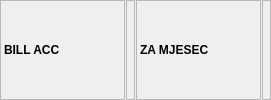
       <widget class="QFrame" name="frame_13">
        <property name="frameShape">
         <enum>QFrame::NoFrame</enum>
        </property>
        <property name="frameShadow">
         <enum>QFrame::Raised</enum>
        </property>
        <layout class="QHBoxLayout" name="horizontalLayout_18">
         <property name="spacing">
          <number>1</number>
         </property>
         <property name="leftMargin">
          <number>0</number>
         </property>
         <property name="topMargin">
          <number>0</number>
         </property>
         <property name="rightMargin">
          <number>0</number>
         </property>
         <property name="bottomMargin">
          <number>0</number>
         </property>
         <item>
          <widget class="QLabel" name="lblRacunIdTitle">
           <property name="sizePolicy">
            <sizepolicy hsizetype="Maximum" vsizetype="Preferred">
             <horstretch>0</horstretch>
             <verstretch>0</verstretch>
            </sizepolicy>
           </property>
           <property name="minimumSize">
            <size>
             <width>125</width>
             <height>32</height>
            </size>
           </property>
           <property name="font">
            <font>
             <weight>75</weight>
             <bold>true</bold>
            </font>
           </property>
           <property name="toolTip">
            <string>Poziv Na Broj</string>
           </property>
           <property name="frameShape">
            <enum>QFrame::StyledPanel</enum>
           </property>
           <property name="text">
            <string>BILL ACC</string>
           </property>
          </widget>
         </item>
         <item>
          <widget class="QLabel" name="lblRacunId">
           <property name="font">
            <font>
             <weight>75</weight>
             <bold>true</bold>
            </font>
           </property>
           <property name="frameShape">
            <enum>QFrame::StyledPanel</enum>
           </property>
           <property name="text">
            <string/>
           </property>
           <property name="alignment">
            <set>Qt::AlignLeading|Qt::AlignLeft|Qt::AlignVCenter</set>
           </property>
           <property name="textInteractionFlags">
            <set>Qt::LinksAccessibleByMouse|Qt::TextSelectableByMouse</set>
           </property>
          </widget>
         </item>
         <item>
          <widget class="QLabel" name="lblBillRunTitle">
           <property name="sizePolicy">
            <sizepolicy hsizetype="Maximum" vsizetype="Preferred">
             <horstretch>0</horstretch>
             <verstretch>0</verstretch>
            </sizepolicy>
           </property>
           <property name="minimumSize">
            <size>
             <width>125</width>
             <height>32</height>
            </size>
           </property>
           <property name="font">
            <font>
             <weight>75</weight>
             <bold>true</bold>
            </font>
           </property>
           <property name="toolTip">
            <string>Poziv Na Broj</string>
           </property>
           <property name="frameShape">
            <enum>QFrame::StyledPanel</enum>
           </property>
           <property name="text">
            <string>ZA MJESEC</string>
           </property>
          </widget>
         </item>
         <item>
          <widget class="QLabel" name="lblBillRun">
           <property name="font">
            <font>
             <weight>75</weight>
             <bold>true</bold>
            </font>
           </property>
           <property name="frameShape">
            <enum>QFrame::StyledPanel</enum>
           </property>
           <property name="text">
            <string/>
           </property>
           <property name="alignment">
            <set>Qt::AlignLeading|Qt::AlignLeft|Qt::AlignVCenter</set>
           </property>
           <property name="textInteractionFlags">
            <set>Qt::LinksAccessibleByMouse|Qt::TextSelectableByMouse</set>
           </property>
          </widget>
         </item>
        </layout>
       </widget>
